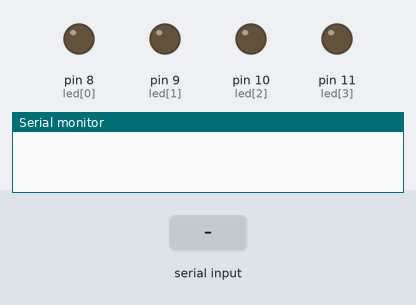
Recording of a sketch running on a simulated Arduino Uno, built with avr-gcc and run on an emulated ATmega328P. Shown: output pins drawn as LEDs (lit = HIGH), the last lines printed to the serial monitor. The inputs (shaded band) are chosen by the test bench.

Above: at 1.2 s.
1.3 s: "1" received over the second serial link
At 2.2 s:
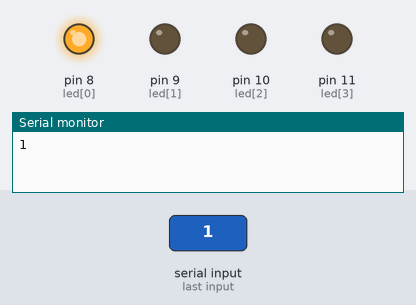
2.8 s: "1" received over the second serial link
At 3.3 s:
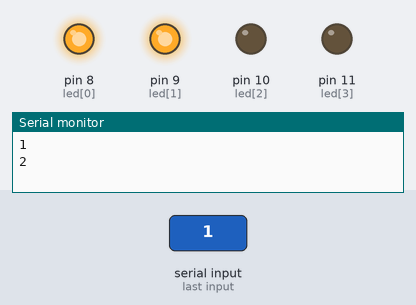
Timing chart, 0 to 5.8 s (numbered marks = the images above; inputs shaded):
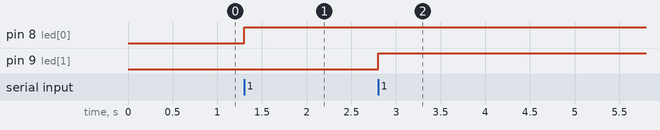

The sketch:

slave.ino
```cpp
#include <SoftwareSerial.h>
SoftwareSerial mySerial(2, 3);

int led[4] = {8, 9, 10, 11};
int count = 0;

void setup()
{
  Serial.begin(9600);
  mySerial.begin(2400);

  for (int i = 0; i < 4; i++)
    pinMode(led[i], OUTPUT);
}

void loop()
{
  if (mySerial.available())
  {
    char ch = mySerial.read();

    if (ch == '1') count++;
    Serial.println(count);

    if (count % 5 == 1) digitalWrite(led[0], HIGH);
    else if (count % 5 == 2) digitalWrite(led[1], HIGH);
    else if (count % 5 == 3) digitalWrite(led[2], HIGH);
    else if (count % 5 == 4) digitalWrite(led[3], HIGH);
    else if (count % 5 == 0)
    {
      for (int i = 0; i < 4; i++)
        digitalWrite(led[i], LOW);
    }
  }
}
```

Measured:
- after the input at 1.3 s, pin 8 (led[0]): LOW → HIGH at once
- after the input at 2.8 s, pin 9 (led[1]): LOW → HIGH at once
